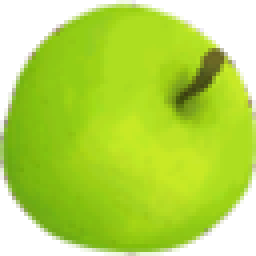
#> input picture Assets/fruit/苹果_64x64.png, 64 x 64 px (shown 4 times larger)
$ python convert_fruit_sprites.py
#> lines starting #> are read from the running program, lines starting #| are printed output that depends on the picture
from pathlib import Path
from PIL import Image


ROOT = Path(__file__).resolve().parents[1]
ASSET_DIR = ROOT / "Assets" / "fruit"
OUT_PATH = ROOT / "fruit_sprites_thirdres_rgba332.mem"
DISPLAY_SCALE = 3
ROM_DEPTH = 16384

# Order must match fruit_sprite_rom.sv:
# type 0 apple, 1 strawberry, 2 watermelon, 3 peach, 4 banana, 5 bomb.
# variant 0 whole, 1 left half, 2 right half.
SPRITES = [
    ("apple", "\u82f9\u679c_64x64.png", "\u82f9\u679c\u5de6_64x64.png", "\u82f9\u679c\u53f3_64x64.png"),
    ("strawberry", "\u8349\u8393.png", "\u8349\u8393\u5de6.png", "\u8349\u8393\u53f3.png"),
    ("watermelon", "\u897f\u74dc.png", "\u897f\u74dc\u5de6.png", "\u897f\u74dc\u53f3.png"),
    ("peach", "\u6843\u5b50.png", "\u6843\u5b50\u5de6.png", "\u6843\u5b50\u53f3.png"),
    ("banana", "\u9999\u8549.png", "\u9999\u8549\u5de6.png", "\u9999\u8549\u53f3.png"),
    ("bomb", "\u70b8\u5f39.png", "\u70b8\u5f39.png", "\u70b8\u5f39.png"),
]


def quantize_rgba332(rgba):
    r, g, b, a = rgba
    if a < 96:
        return 0

    return 0x100 | ((r >> 5) << 5) | ((g >> 5) << 2) | (b >> 6)


def apply_corner_color_key(image):
    corners = [
        image.getpixel((0, 0)),
        image.getpixel((image.width - 1, 0)),
        image.getpixel((0, image.height - 1)),
        image.getpixel((image.width - 1, image.height - 1)),
    ]
    opaque_corners = [c for c in corners if c[3] >= 128]

    if not opaque_corners:
        return image

    key_r = sum(c[0] for c in opaque_corners) // len(opaque_corners)
    key_g = sum(c[1] for c in opaque_corners) // len(opaque_corners)
    key_b = sum(c[2] for c in opaque_corners) // len(opaque_corners)
    keyed = []

    for r, g, b, a in image.getdata():
        distance = abs(r - key_r) + abs(g - key_g) + abs(b - key_b)
        keyed.append((r, g, b, 0 if distance < 36 else a))

    image.putdata(keyed)
    return image


def main():
    lines = []
    metadata = []
    base = 0

    for fruit_name, whole, left, right in SPRITES:
        for variant, filename in enumerate((whole, left, right)):
            image = Image.open(ASSET_DIR / filename).convert("RGBA")
#> image is the input picture: PIL image 64x64 RGBA; mean R, G, B, A 180.5, 217.4, 81.9, 203.1
            image = apply_corner_color_key(image)
#> in apply_corner_color_key, `corners = [ image.getpixel((0, 0)), image.getpixel((image.width - 1, 0..`: corners = [(255, 255, 255, 0), (255, 255, 255, 0), (255, 255, 255, 0), (255, 255, 255, 0)]
#> in apply_corner_color_key, `opaque_corners = [c for c in corners if c[3] >= 128]`: opaque_corners = []
            source_w = max(1, (image.width + DISPLAY_SCALE - 1) // DISPLAY_SCALE)
#> source_w = 22
            source_h = max(1, (image.height + DISPLAY_SCALE - 1) // DISPLAY_SCALE)
#> source_h = 22
            image = image.resize((source_w, source_h), Image.Resampling.LANCZOS)
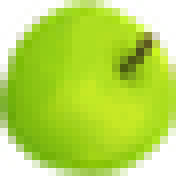
#> image: PIL image 22x22 RGBA (shown 8 times larger); mean R, G, B, A 150.9, 189.5, 47.5, 203.2; transparent parts drawn white
            pixels = image.load()

            metadata.append((fruit_name, variant, filename, base, image.width, image.height))

            for y in range(image.height):
                for x in range(image.width):
                    lines.append(f"{quantize_rgba332(pixels[x, y]):03x}")

            base += image.width * image.height
#> pass 2 of the loop in main, `for fruit_name, whole, left, right in SPRITES:`:
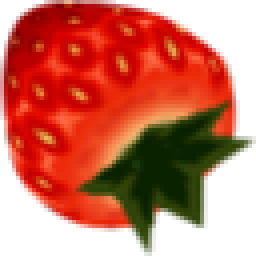
#> input picture Assets/fruit/草莓.png, 64 x 64 px (shown 4 times larger)
#> in main, image is the input picture: PIL image 64x64 RGBA; mean R, G, B, A 200.2, 114.2, 95.6, 181.4
#> in main, `image = image.resize((source_w, source_h), Image.Resampling.LANCZOS)`:
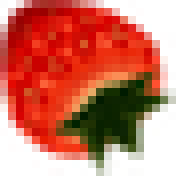
#> image: PIL image 22x22 RGBA (shown 8 times larger); mean R, G, B, A 155.8, 64, 44.1, 181.4; transparent parts drawn white

    if len(lines) > ROM_DEPTH:
        raise RuntimeError(f"Sprite ROM needs {len(lines)} words, but ROM_DEPTH is {ROM_DEPTH}")

    lines.extend(["000"] * (ROM_DEPTH - len(lines)))
    OUT_PATH.write_text("\n".join(lines) + "\n", encoding="ascii")
    print(f"Wrote {OUT_PATH} ({len(lines)} words)")

    for fruit_name, variant, filename, base, width, height in metadata:
        print(f"{fruit_name:10s} variant={variant} base={base:5d} size={width:3d}x{height:3d} source={filename}")


if __name__ == "__main__":
#> (the run stopped early here; a loop or call above may not have finished)
